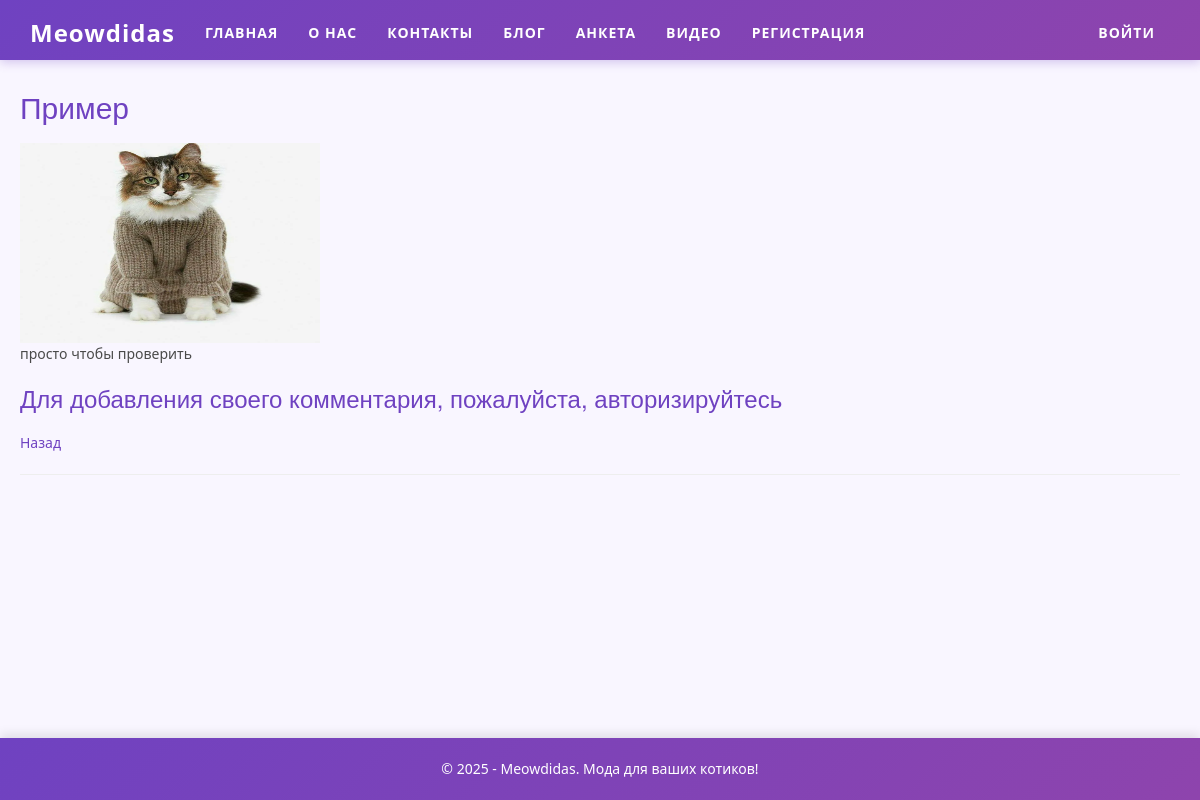
/blog/5/, run on the app's committed database.
### app/models.py (models this page shows, shortened)
class Blog(models.Model):
    title = models.CharField(max_length=100, verbose_name="Заголовок")
    description = models.TextField(verbose_name="Краткое содержание")
    content = models.TextField(verbose_name="Полное содержание")
    posted = models.DateTimeField(default=timezone.now, db_index=True, verbose_name="Опубликована")
    image = models.FileField(default='cat1.png', verbose_name='Путь к картинке')
    class Meta:
        db_table = "Posts"
        ordering = ["-posted"]
        verbose_name = "статья блога"
        verbose_name_plural = "статьи блога"

### app/views.py (the view)
# urls.py: path('blog/<int:post_id>/', views.blogpost, name='blogpost'),
def blogpost(request, post_id):
    post_l = Blog.objects.get(id=post_id)
    comments = Comment.objects.filter(post=post_id)  # Исправлено parametr на post_id
    if request.method == "POST":
        form = CommentForm(request.POST)
        if form.is_valid():
            comment_f = form.save(commit=False)
            comment_f.author = request.user
            comment_f.date = datetime.now()
            comment_f.post = Blog.objects.get(id=post_id)  # Исправлено parametr на post_id
            comment_f.save()
            return redirect('blogpost', post_id=post_l.id)  # Исправлено parametr на post_id
    else:
        form = CommentForm()
    assert isinstance(request, HttpRequest)
    return render(
        request,
        'app/blogpost.html',
        {
            'post_l': post_l,
            'comments': comments,  # Исправлено название переменной
            'form': form,
            'year': datetime.now().year,
        }
    )

### app/templates/app/blogpost.html (shortened to what this page needs)
{% extends "app/layout.html" %}
{% block content %}
<h2>{{ post_l.title }}</h2>
{% if post_l.image and post_l.image.url != 'media/cat1.png' %}
<img src="{{ post_l.image.url }}" alt="Картинка" width="300" height="200" />
{% endif %}
<p>{{ post_l.content|linebreaksbr }}</p>
{% if user.is_authenticated %}
<h3>Добавить комментарий</h3>
<form method="POST">
    {% csrf_token %}
    <div>
        {{ form.as_p }}
        <button type="submit" class="save btn btn-default">Отправить комментарий</button>
    </div>
</form>
{% else %}
<h3>Для добавления своего комментария, пожалуйста, авторизируйтесь</h3>
{% endif %}
<p><a href="{% url 'blog' %}">Назад</a></p>
{% endblock %}

### app/static/app/content/site.css (style rules this page uses)
h1, h2, h3 { color: #6f42c1; margin-bottom: 20px; }
a { color: #6f42c1; text-decoration: none; transition: color 0.3s ease; }

### data on the page
Blog: title "Пример", image (picture), content "просто чтобы проверить"
